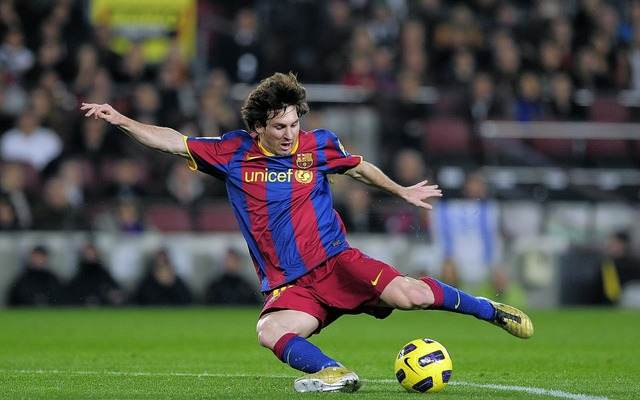
#> input picture images/messi5.jpg, 640 x 400 px
$ jupyter execute Image_Pyramids.ipynb
#> lines starting #> are read from the running program, lines starting #| are printed output that depends on the picture
Import libraries

[cell 1]
import cv2 as cv
import numpy as np
from matplotlib import pyplot as plt

1) Gaussian Pyramid and 2) Laplacian Pyramids

[cell 2]
img = cv.imread('../images/messi5.jpg')
#> img is the input picture: shape (400, 640, 3); mean B, G, R 71.1, 85.1, 81.1
assert img is not None, "File could not be read, check with os.path.exists()"

lower_reso = cv.pyrDown(img)
lower_reso2 = cv.pyrDown(lower_reso)
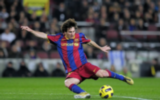
#> lower_reso2: shape (100, 160, 3); mean B, G, R 71.1, 84.9, 81
lower_reso3 = cv.pyrDown(lower_reso2)
plt.subplot(221),plt.xticks([]),plt.yticks([]),plt.xlabel(f'Shape: {img.shape}'),plt.imshow(cv.cvtColor(img, cv.COLOR_BGR2RGB)),plt.title('Original')
plt.subplot(222),plt.xticks([]),plt.yticks([]),plt.xlabel(f'Shape: {lower_reso.shape}'),plt.imshow(cv.cvtColor(lower_reso, cv.COLOR_BGR2RGB)),plt.title('Lower Reso')
plt.subplot(223),plt.xticks([]),plt.yticks([]),plt.xlabel(f'Shape: {lower_reso2.shape}'),plt.imshow(cv.cvtColor(lower_reso2, cv.COLOR_BGR2RGB)),plt.title('Lower Reso2')
plt.subplot(224),plt.xticks([]),plt.yticks([]),plt.xlabel(f'Shape: {lower_reso3.shape}'),plt.imshow(cv.cvtColor(lower_reso3, cv.COLOR_BGR2RGB)),plt.title('Lower Reso3')
plt.show()

Now you can go down the image pyramid with cv.pyrUp() function.

[cell 3]
higher_reso = cv.pyrUp(lower_reso2)
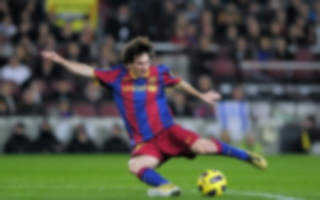
#> higher_reso: shape (200, 320, 3); mean B, G, R 71.2, 85.1, 81.1
higher_reso2 = cv.pyrUp(higher_reso)
higher_reso3 = cv.pyrUp(higher_reso2)
plt.subplot(221),plt.xticks([]),plt.yticks([]),plt.xlabel(f'Shape: {lower_reso2.shape}'),plt.imshow(cv.cvtColor(lower_reso2, cv.COLOR_BGR2RGB)),plt.title('Original')
plt.subplot(222),plt.xticks([]),plt.yticks([]),plt.xlabel(f'Shape: {higher_reso.shape}'),plt.imshow(cv.cvtColor(higher_reso, cv.COLOR_BGR2RGB)),plt.title('Higher reso')
plt.subplot(223),plt.xticks([]),plt.yticks([]),plt.xlabel(f'Shape: {higher_reso2.shape}'),plt.imshow(cv.cvtColor(higher_reso2, cv.COLOR_BGR2RGB)),plt.title('Higher reso2')
plt.subplot(224),plt.xticks([]),plt.yticks([]),plt.xlabel(f'Shape: {higher_reso3.shape}'),plt.imshow(cv.cvtColor(higher_reso3, cv.COLOR_BGR2RGB)),plt.title('higher reso3')
plt.show()
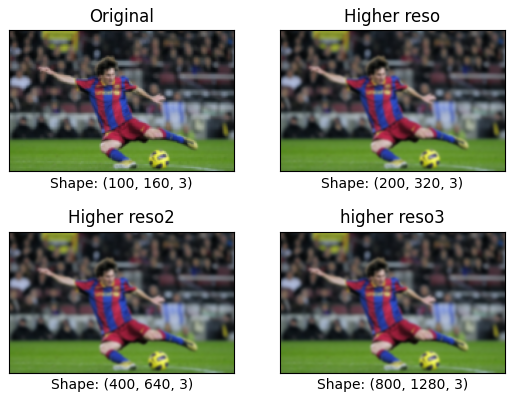
#> figure drawn by matplotlib, 4 panels

Image Blending using Pyramids

[cell 4]
A = cv.imread('../images/apple.jpg')
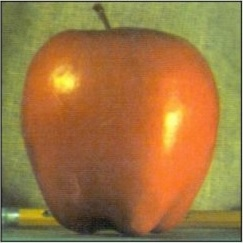
#> input picture images/apple.jpg, 243 x 243 px
#> A is the input picture: shape (243, 243, 3); mean B, G, R 65.3, 118.3, 157.4
B = cv.imread('../images/orange.jpg')
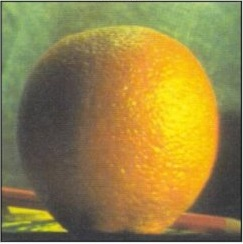
#> input picture images/orange.jpg, 243 x 244 px
#> B is the input picture: shape (244, 243, 3); mean B, G, R 70.5, 131.3, 149.4
assert A is not None, "File A could not be read, check with os.path.exists()"
assert B is not None, "File B could not be read, check with os.path.exists()"

# Ensure that both images have the same dimensions (number of rows)
rows_A, cols_A, dpt_A = A.shape
#> rows_A = 243; cols_A = 243; dpt_A = 3
rows_B, cols_B, dpt_B = B.shape
#> rows_B = 244; cols_B = 243; dpt_B = 3

# Resize one of the images to match the dimensions of the other
if rows_A < rows_B:
    B = B[:rows_A, :]
#> B: shape (243, 243, 3)
elif rows_B < rows_A:
    A = A[:rows_B, :]

# Generate Gaussian pyramid for A
G = A.copy()
gpA = [G]
for i in range(6):
    G = cv.pyrDown(G)
    gpA.append(G)
#> after the loop, gpA = 7 items

# Generate Gaussian pyramid for B
G = B.copy()
gpB = [G]
for i in range(6):
    G = cv.pyrDown(G)
    gpB.append(G)
#> this loop made 6 passes
#> pass 1, `G = cv.pyrDown(G)`:
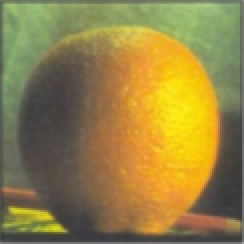
#> G: shape (122, 122, 3) (shown 2 times larger); mean B, G, R 69.3, 130, 148
#> after the loop, gpB = 7 items

# Generate Laplacian Pyramid for A
lpA = [gpA[5]]
for i in range(5, 0, -1):
    GE = cv.pyrUp(gpA[i])
    rows, cols, dpt = gpA[i - 1].shape  # Update rows and cols
    L = cv.subtract(gpA[i - 1], GE[:rows, :cols])
    lpA.append(L)
#> after the loop, lpA = 6 items

# Generate Laplacian Pyramid for B
lpB = [gpB[5]]
for i in range(5, 0, -1):
    GE = cv.pyrUp(gpB[i])
    rows, cols, dpt = gpB[i - 1].shape  # Update rows and cols
    L = cv.subtract(gpB[i - 1], GE[:rows, :cols])
    lpB.append(L)
#> after the loop, lpB = 6 items

# Now add left and right halves of images in each level
LS = []
for la, lb in zip(lpA, lpB):
    rows_la, cols_la, dpt = la.shape
    rows_lb, cols_lb, dpt = lb.shape

    # Ensure both arrays have the same number of rows
    min_rows = min(rows_la, rows_lb)
    la = la[:min_rows, :]
    lb = lb[:min_rows, :]

    # Horizontally stack the adjusted arrays
    ls = np.hstack((la[:, :cols_la // 2], lb[:, cols_lb // 2:]))
    LS.append(ls)
#> this loop made 6 passes
#> (rows_la, cols_la, rows_lb, cols_lb, min_rows) on passes 1 to 6: (8, 8, 8, 8, 8), (16, 16, 16, 16, 16), (31, 31, 31, 31, 31), (61, 61, 61, 61, 61), (122, 122, 122, 122, 122), (243, 243, 243, 243, 243)
#> pass 3, `ls = np.hstack((la[:, :cols_la // 2], lb[:, cols_lb // 2:]))`:
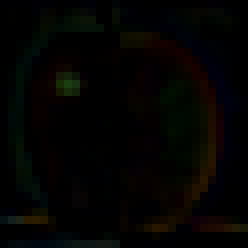
#> ls: shape (31, 31, 3) (shown 8 times larger); mean of channels 0, 1, 2 2.1, 3.3, 3.8; drawn as B, G, R
#> after the loop, LS = 6 items

# Now reconstruct
ls_ = LS[0]
for i in range(1, 6):
    ls_ = cv.pyrUp(ls_)
    # Resize LS[i] to match the dimensions of ls_
    rows_ls, cols_ls, _ = ls_.shape
    LS[i] = cv.resize(LS[i], (cols_ls, rows_ls))
    ls_ = cv.add(ls_, LS[i])
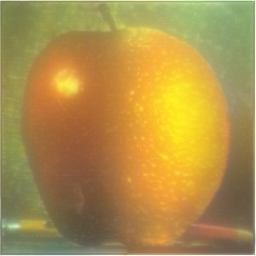
#> ls_: shape (256, 256, 3); mean of channels 0, 1, 2 73.7, 143.8, 174.3; drawn as B, G, R

# Image with direct connecting each half
real = np.hstack((A[:, :cols_A // 2], B[:, cols_B // 2:]))
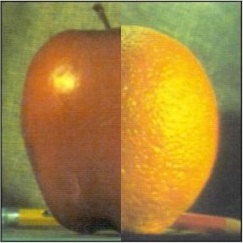
#> real: shape (243, 243, 3); mean B, G, R 61.3, 129.4, 159.5

plt.subplot(221), plt.axis('off'), plt.imshow(cv.cvtColor(A, cv.COLOR_BGR2RGB)), plt.title('Apple')
plt.subplot(222), plt.axis('off'), plt.imshow(cv.cvtColor(B, cv.COLOR_BGR2RGB)), plt.title('Orange')
plt.subplot(223), plt.axis('off'), plt.imshow(cv.cvtColor(real, cv.COLOR_BGR2RGB)), plt.title('Direct Connection')
plt.subplot(224), plt.axis('off'), plt.imshow(cv.cvtColor(ls_, cv.COLOR_BGR2RGB)), plt.title('Pyramid Blending')
plt.show()
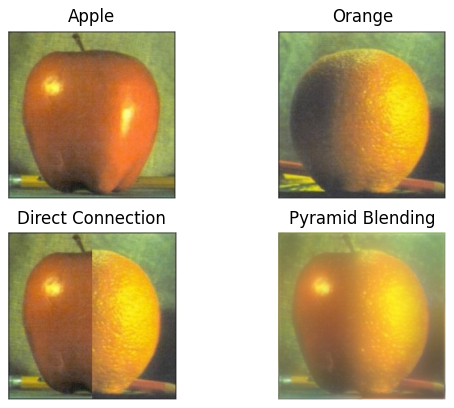
#> figure drawn by matplotlib, 4 panels
